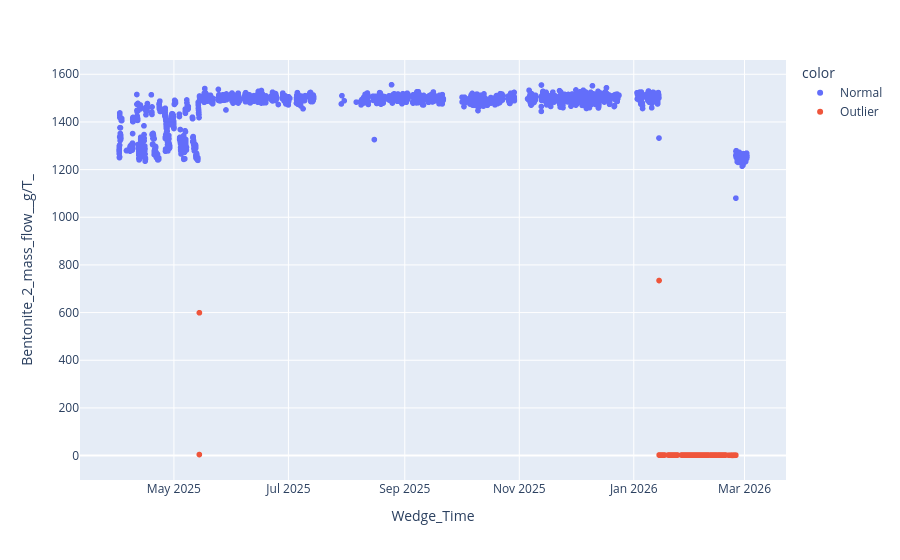

The code cell stored with this chart in its notebook:
### Code cell
v =  'Bentonite_2_mass_flow__g/T_'
outlier_flag = detect_outliers(turnup_data,v,
                                    method="iqr",
                                    #group_col="AB_Grade_ID" 
                                    )
turnup_data["outlier"] = outlier_flag

fig = px.scatter(turnup_data.reset_index(), x="Wedge_Time", y=v,  color=turnup_data["outlier"].map({True:"Outlier", False:"Normal"}))
fig.show()

### Figure 1 — Plotly figure (JSON) as saved in the notebook; plotly's stock layout.template omitted (floating-point values rounded to 4 significant figures; data arrays with more than 128 entries replaced by an {"elided": "..."} marker saying what was removed)
{"data": [{"hovertemplate": "color=Normal<br>Wedge_Time=%{x}<br>Bentonite_2_mass_flow__g/T_=%{y}<extra></extra>", "legendgroup": "Normal", "marker": {"color": "#636efa", "symbol": "circle"}, "mode": "markers", "name": "Normal", "showlegend": true, "type": "scattergl", "x": {"elided": "3721 str values"}, "xaxis": "x", "y": {"elided": "3721 float values"}, "yaxis": "y"}, {"hovertemplate": "color=Outlier<br>Wedge_Time=%{x}<br>Bentonite_2_mass_flow__g/T_=%{y}<extra></extra>", "legendgroup": "Outlier", "marker": {"color": "#EF553B", "symbol": "circle"}, "mode": "markers", "name": "Outlier", "showlegend": true, "type": "scattergl", "x": {"elided": "649 str values"}, "xaxis": "x", "y": {"elided": "649 float values"}, "yaxis": "y"}], "layout": {"legend": {"title": {"text": "color"}, "tracegroupgap": 0}, "margin": {"t": 60}, "xaxis": {"anchor": "y", "domain": [0, 1], "title": {"text": "Wedge_Time"}}, "yaxis": {"anchor": "x", "domain": [0, 1], "title": {"text": "Bentonite_2_mass_flow__g/T_"}}}}
